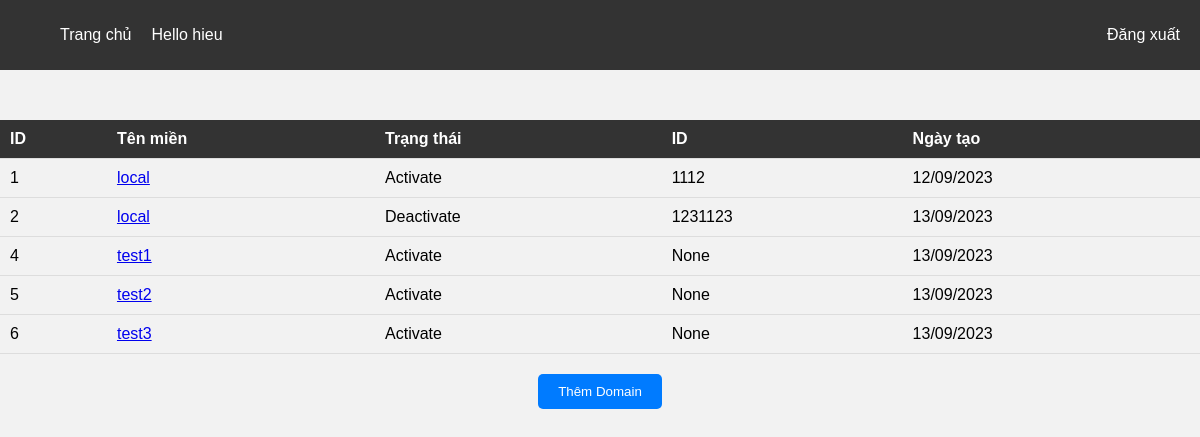
The app's page /users/1/domains (signed in) with its own data.
### app/models.py (models this page shows)
class Domain(Base):
    __tablename__ = "domain"
    id = Column(Integer, primary_key=True, index=True, autoincrement=True)
    name = Column(String)
    status = Column(String)
    domain_id = Column(String)
    user_id = Column(Integer, ForeignKey("users.id"))
    create_at = Column(String)
    user = relationship("User", back_populates="domains")
    origins = relationship("Origin", back_populates="domain")

### main.py (the view)
@app_data.get("/users/{user_id}/domains",response_model=list[schemas.DomainCreate])
def get_domains(request: Request,user_id:int, skip: int = 0, limit: int = 100, db: Session = Depends(get_db)):
    if request.session.get('id'):
        if request.session['id'] == user_id:
            print("dang lay domain")
            user_id = user_id
            domains = crud.get_domains(db,user_id=user_id, skip=skip, limit=limit)
            if domains:
                request.session['domain_ids'] = list()
                for domain in domains:
                    request.session['domain_ids'].append(domain.id)
                print (request.session['domain_ids'])
                return templates.TemplateResponse("admin-domain.html", {"domains": domains,"user":request.session['username'],"user_id":user_id, "request": request})
            else:
                return templates.TemplateResponse("admin-domain.html", {"domains": [],"message":"Dell có domains", "request": request})
        return templates.TemplateResponse("admin-domain.html", {"domains": [],"message":"Dell phải domains của bạn", "request": request})
    return RedirectResponse(url="/sign-in", status_code=302)

### templates/admin-domain.html (shortened to what this page needs)
<!DOCTYPE html>
<html>
<head>
</head>
<body>
    <header>
        <nav>
            <ul>
                <li><a href="#">Trang chủ</a></li>
                <li>Hello {{user}}</li>
                <li><a href="/logout">Đăng xuất</a></li>
            </ul>
        </nav>
    </header>
    <table>
        <tr>
            <th>ID</th>
            <th>Tên miền</th>
            <th>Trạng thái</th>
            <th>ID</th>
            <th>Ngày tạo</th>
        </tr>
        {% for domain in domains %}
        <tr>
            <td>{{domain.id}}</td>
            <td><a href="/users/{{user_id}}/domains/{{domain.id}}/origins">{{domain.name}}</a></td>
            <td>{{ "Activate" if domain.status|int == 1 else "Deactivate" }}</td>
            <td>{{domain.domain_id}}</td>
            <td>{{domain.create_at}}</td>
        </tr>
        {% endfor %}
    </table>
    <div class="add-domain-button">
        <button onclick="window.location.href='/users/{{user_id}}/create-domain'">Thêm Domain</button>    </div>
</body>
</html>

### templates/admin-domain.html (style rules this page uses)
header { background-color: #333333; padding: 10px; }
nav ul { list-style: none; display: flex; }
nav ul li { color: #ffffff; margin-right: 10px; }
nav ul li a { color: #ffffff; text-decoration: none; padding: 5px 10px; border-radius: 3px; transition: background-color 0.3s ease; }
nav ul li:last-child { margin-right: 0; margin-left: auto; }
body { background-color: #f2f2f2; margin: 0; padding: 0; font-family: Arial, sans-serif; }
table { width: 100%; border-collapse: collapse; }
th, td { padding: 10px; text-align: left; border-bottom: 1px solid #dddddd; }
th { background-color: #333333; color: #ffffff; }
.add-domain-button { text-align: center; margin-top: 20px; }
.add-domain-button button { background-color: #007bff; color: #ffffff; padding: 10px 20px; border: none; border-radius: 5px; cursor: pointer; }

### records on screen
Domain: id "1", name "local", status "Activate", domain_id "1112", create_at "12/09/2023"
Domain: id "2", name "local", status "Deactivate", domain_id "1231123", create_at "13/09/2023"
Domain: id "4", name "test1", status "Activate", domain_id "None", create_at "13/09/2023"
Domain: id "5", name "test2", status "Activate", domain_id "None", create_at "13/09/2023"
Domain: id "6", name "test3", status "Activate", domain_id "None", create_at "13/09/2023"

### other values on screen
{{ user }} "hieu"
